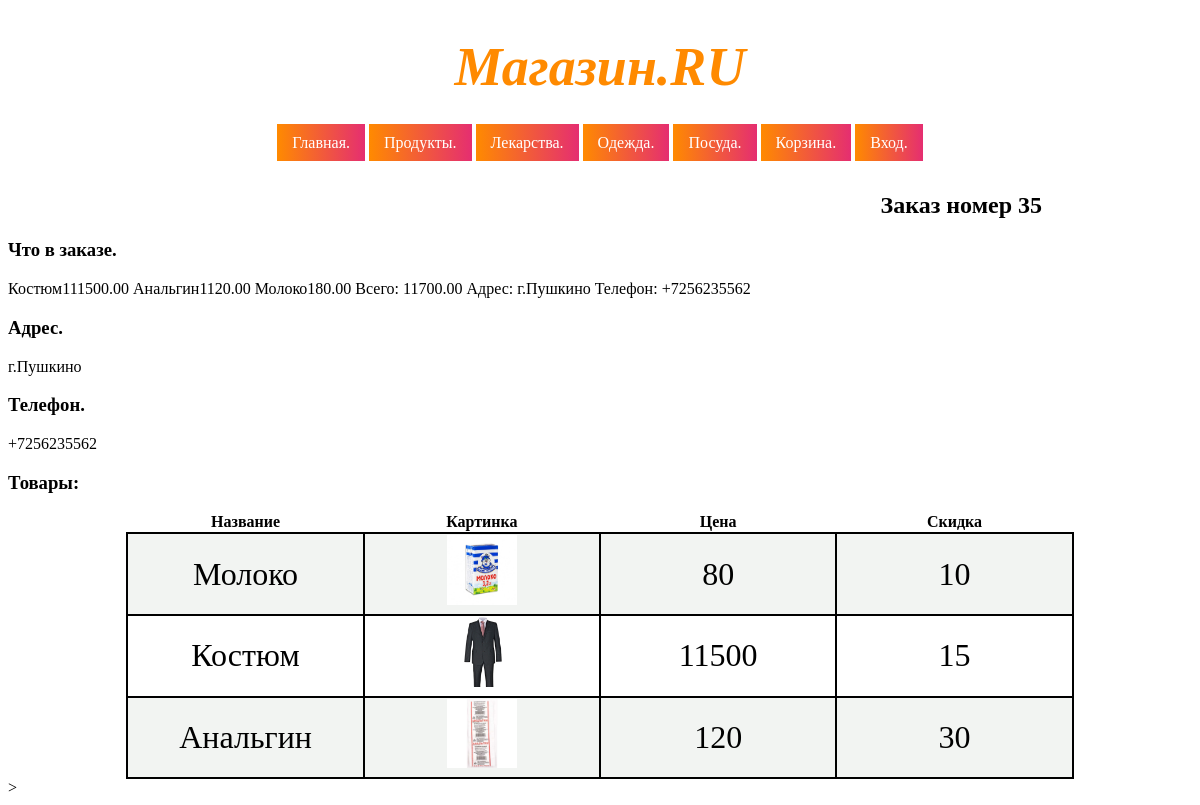
The app's page /myzakaz/35 with its own data.
### appcorzina/models.py (models this page shows, shortened)
class Order(models.Model):
    STAT = (('В сборке.','В сборке.'), ('В пути.','В пути.'),('Доставлен.','Доставлен.'))
    user = models.ForeignKey(to=User, on_delete=models.CASCADE)
    adres = models.CharField(max_length=100, verbose_name='Адрес')
    telefon = models.CharField(max_length=100, verbose_name='Телефон')
    items = models.ManyToManyField(to=Tovar, null=True, blank=True)
    zakaz = models.TextField(verbose_name='Заказ.')
    status = models.CharField(choices=STAT, max_length=100)
    total = models.DecimalField(verbose_name='Итог',
                                max_digits=8,
                                decimal_places=2, blank=True, null=True)

class Tovar(models.Model):
    STAT = (('П', 'Продукты'),('Л', 'Лекарства'),('О', 'Одежда'),('По', 'Посуда'))
    name = models.CharField(max_length=100, verbose_name='Название.')
    price = models.IntegerField(verbose_name='Цена.')
    image = models.FileField(verbose_name='Изображение.',
                             upload_to='img/',
                             blank=True, null=True)
    discount = models.IntegerField(verbose_name='Скидка',
                             default=0)
    categoru = models.CharField(choices=STAT, max_length=100,
                             blank=True, null=True)

### appcorzina/views.py (the view)
# urls.py: path('myzakaz/<int:itemid>', views.myzakaz, name='myzakaz'),
def myzakaz(reguest,itemid):
    item = Order.objects.get(id=itemid)
    data = {'item':item}
    return render(reguest,'myzakaz.html',data)

### templates/myzakaz.html (shortened to what this page needs)
{% extends 'index.html' %}
{% load static %}
{% block head %}
    <head>
        <link rel="stylesheet" href="{% static 'css/1.css' %}">
        <link rel="stylesheet" href="{% static 'css/3.css' %}">
    </head>
{% endblock %}
{% block content %}
    <h2>Заказ номер {{ item.id }}</h2>
    <h3>Что в заказе.</h3>
    <p>{{ item.zakaz }}</p>
    <h3>Адрес.</h3>
    <p>{{ item.adres }}</p>
    <h3>Телефон.</h3>
    <p>{{ item.telefon }}</p>
    <h3>Товары:</h3>
    <table>
        <tr>
            <th>Название</th>
            <th>Картинка</th>
            <th>Цена</th>
            <th>Скидка</th>
        </tr>
        {% for one in item.items.all %}
            <tr>
                <td>{{ one.name }}</td>
                <td>
                    <img src="{% static one.image %}" alt="">
                </td>
                <td>{{ one.price }}</td>
                <td>{{ one.discount }}</td>
            </tr>
        {% endfor %}
    </table>>
{% endblock %}

### templates/index.html (shortened to what this page needs)
<!DOCTYPE html>
{% load static %}
<html lang="en">
{% block head %}{% endblock %}
<body>
    {% block menu %}
    <h1>Магазин.RU</h1>
        <div class="top">
            <ol class="menu">
                <li><a href="{% url 'home' %}">Главная.</a></li>
                <li><a href="{% url 'goods' 'П' %}">Продукты.</a></li>
                <li><a href="{% url 'goods' 'Л' %}">Лекарства.</a></li>
                <li><a href="{% url 'goods' 'О' %}">Одежда.</a></li>
                <li><a href="{% url 'goods' 'По' %}">Посуда.</a></li>
                <li><a href="{% url 'cart' %}">Корзина.</a></li>
                {% if not user.is_authenticated %}
                    <li><a href="{% url 'login' %}">Вход.</a></li>
                {% endif %}
            </ol>
        </div>
    {% endblock %}
    {% block content %}{% endblock %}
</body>
</html>

### appcorzina/static/css/1.css (style rules this page uses)
.menu { list-style: none; margin: 0;padding: 0; }
.menu li { display: inline; }
.menu li a { text-decoration: none; padding: 10px 15px; color: #fff; background: linear-gradient(to right,#ff8a00, #e52e71); transition: background 0.3s; }
.top { text-align: center; margin-bottom: 30px; }
h1 { text-align: center; font-style: italic; font-size: 54px; color: #ff8a00; }

### appcorzina/static/css/3.css (style rules this page uses)
table { border-collapse: collapse; background-color: white; width: 80%; margin: auto; }
table td { width: 25%; text-align: center; font-size: 2em; border: 2px solid black; height: 60px; }
table img { width: 30%; }
table tr:nth-child(even) { background-color: #f2f4f2; }
h2 { text-align: right; margin: 40px 150px 20px 20px; }

### records on screen
Order: id "35", zakaz "Костюм111500.00 Анальгин1120.00 Молоко180.00 Всего: 11700.00 Адрес: г.Пушкино Телефон: +7256235562", adres "г.Пушкино", telefon "+7256235562"
Tovar: name "Молоко", image (picture), price "80", discount "10"
Tovar: name "Костюм", image (picture), price "11500", discount "15"
Tovar: name "Анальгин", image (picture), price "120", discount "30"
